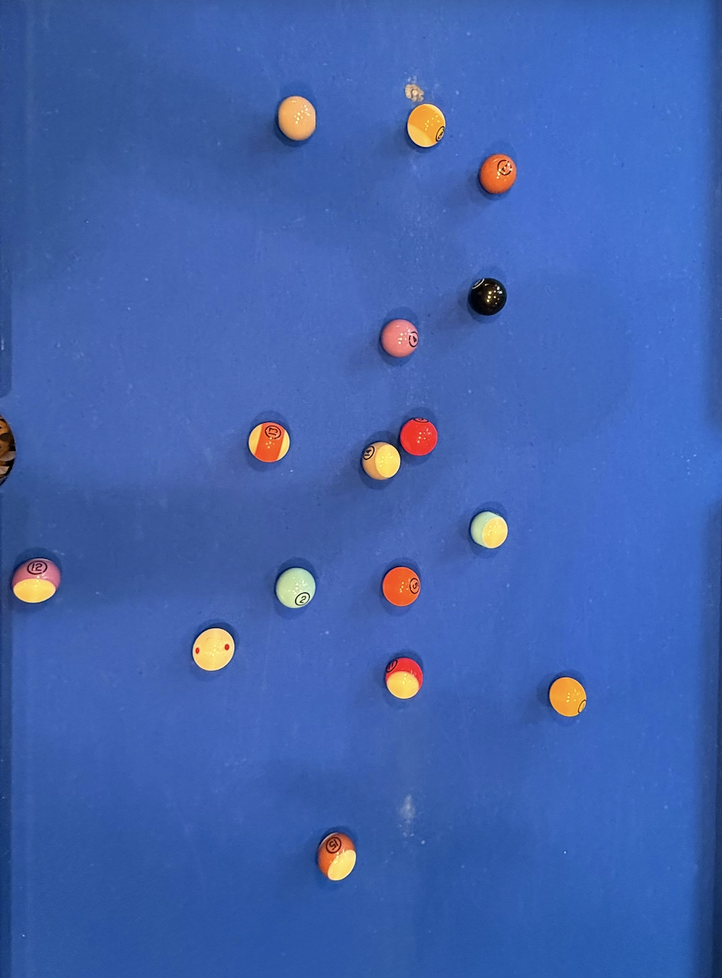
#> input picture eightball_vision/data/pool_table_cropped.png, 722 x 978 px, shrunk from 970 x 1314 before the run
$ python -i crop_image.py   (imports and definitions only)
#> lines starting #> are read from the running program, lines starting #| are printed output that depends on the picture; after the words box and inside, x2 and y2 are one past the last pixel; in counts of white or black regions, pixels touching at a corner belong together
import cv2
import numpy as np
import os
import glob

def isolate_table_keep_balls(
    image_path,
    output_path,
    rectify=False,
):
    """
    Keep EVERYTHING on the felt (balls, chalk, reflections), remove outside.
    Saves a PNG with transparency outside the table.
    Also saves a contour overlay and binary mask for sanity checking.
    """
#> called with image_path = 'pool_table_cropped.png', output_path = 'out.png', rectify = False
    img = cv2.imread(image_path)
#> img is the input picture: shape (978, 722, 3); mean B, G, R 173.4, 98.9, 65.5
    if img is None:
        print(f"Error: Could not load image from {image_path}")
        return

    H, W = img.shape[:2]
#> H = 978; W = 722

    hsv = cv2.cvtColor(img, cv2.COLOR_BGR2HSV)
#> hsv: shape (978, 722, 3); mean H, S, V 108.5, 165.2, 176.6
    lower_blue = np.array([90, 30, 20], dtype=np.uint8)
    upper_blue = np.array([130, 255, 255], dtype=np.uint8)
    blue_mask = cv2.inRange(hsv, lower_blue, upper_blue)
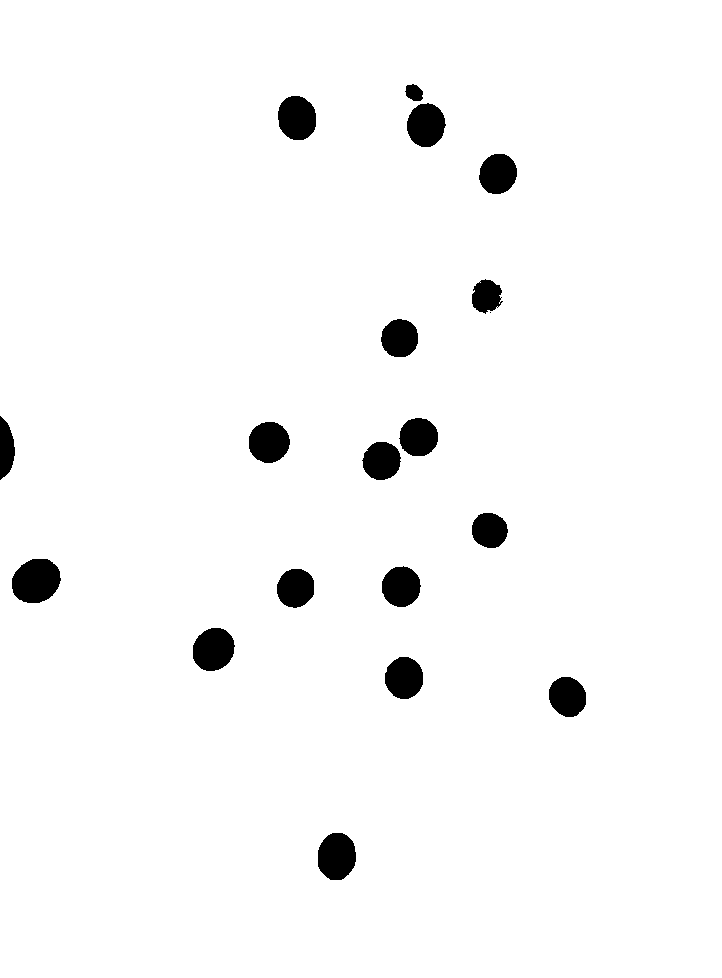
#> blue_mask: shape (978, 722); 97.1% white; 19 black regions (1 under 20 px), largest, box (x1, y1, x2, y2) and area: (12, 559, 61, 603) 1692, (318, 833, 356, 880) 1441, (193, 628, 235, 671) 1412

    k = cv2.getStructuringElement(cv2.MORPH_ELLIPSE, (7,7))
    blue_mask = cv2.morphologyEx(blue_mask, cv2.MORPH_CLOSE, k, iterations=2)
#> blue_mask: shape (978, 722); 97.1% white; 18 black regions, largest, box (x1, y1, x2, y2) and area: (12, 559, 60, 603) 1682, (318, 833, 356, 880) 1437, (193, 628, 234, 671) 1404
    blue_mask = cv2.morphologyEx(blue_mask, cv2.MORPH_OPEN,  k, iterations=1)
#> blue_mask: shape (978, 722); 97.1% white; 17 black regions

    contours, _ = cv2.findContours(blue_mask, cv2.RETR_EXTERNAL, cv2.CHAIN_APPROX_SIMPLE)
#> contours = 1 contour; box (x1, y1, x2, y2) and area: (0, 0, 722, 978) 703735
    if not contours:
        print("No table-sized blue contour found. Try widening HSV ranges.")
        return
    table_ct = max(contours, key=cv2.contourArea)
#> table_ct = contour of 40 points, box (x1, y1, x2, y2) (0, 0, 722, 978), area 703735
    if cv2.contourArea(table_ct) < 0.05 * H * W:
        print("Largest blue region too small to be the table; adjust thresholds.")
        return

    peri = cv2.arcLength(table_ct, True)
#> peri = 3410.8
    approx = cv2.approxPolyDP(table_ct, 0.01 * peri, True)
#> approx = [[0, 0], [0, 977], [721, 977], [721, 0]]

    root, ext = os.path.splitext(output_path)

    table_mask = np.zeros((H, W), dtype=np.uint8)
    cv2.drawContours(table_mask, [table_ct], -1, 255, thickness=cv2.FILLED)
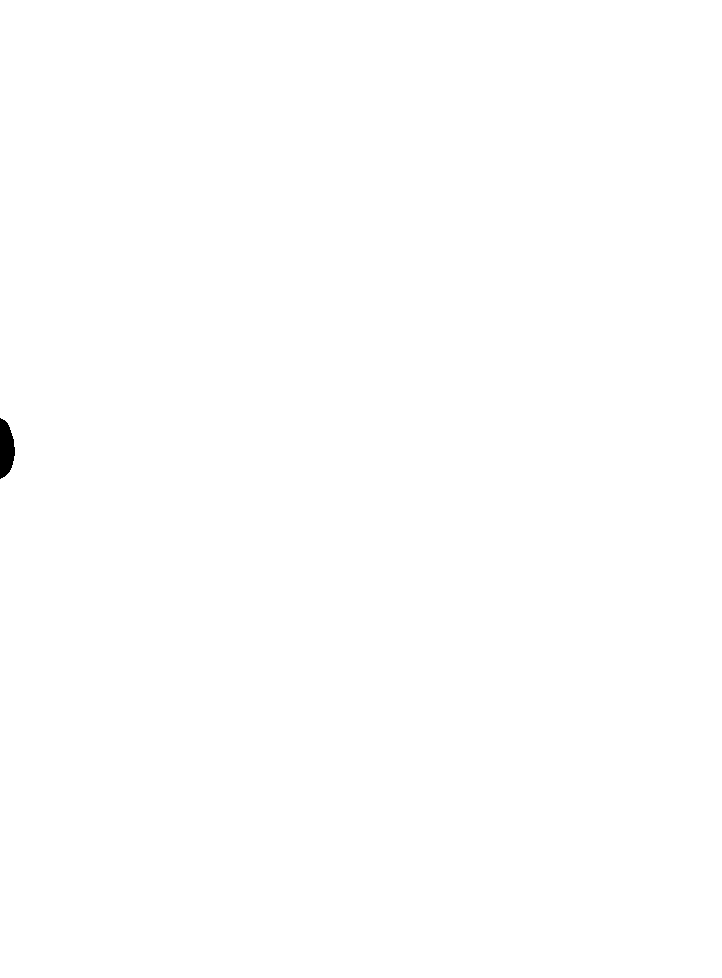
#> table_mask: shape (978, 722); 99.9% white; 1 black region, box (x1, y1, x2, y2) and area: (0, 418, 15, 479) 680

    b, g, r = cv2.split(img)
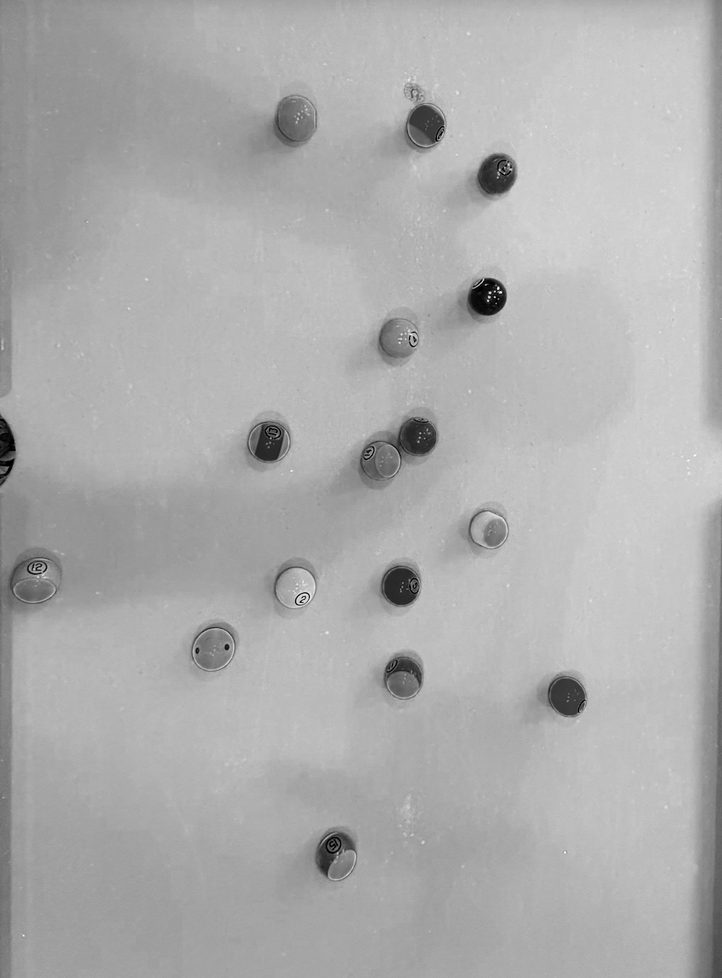
#> b: shape (978, 722); min 0, max 255, mean 173.4
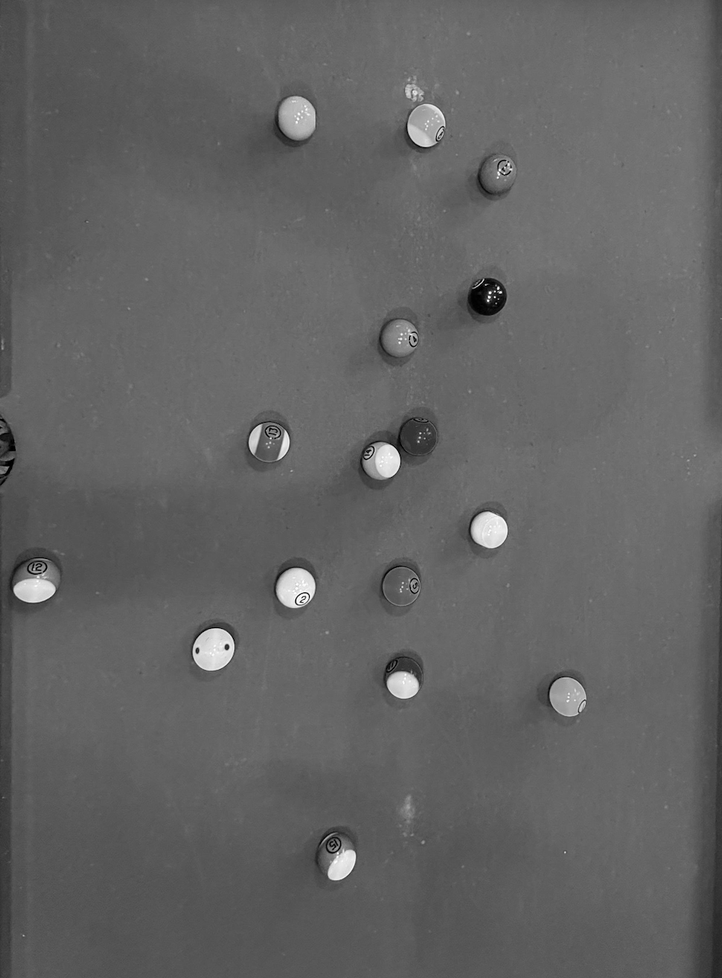
#> g: shape (978, 722); min 0, max 255, mean 98.9
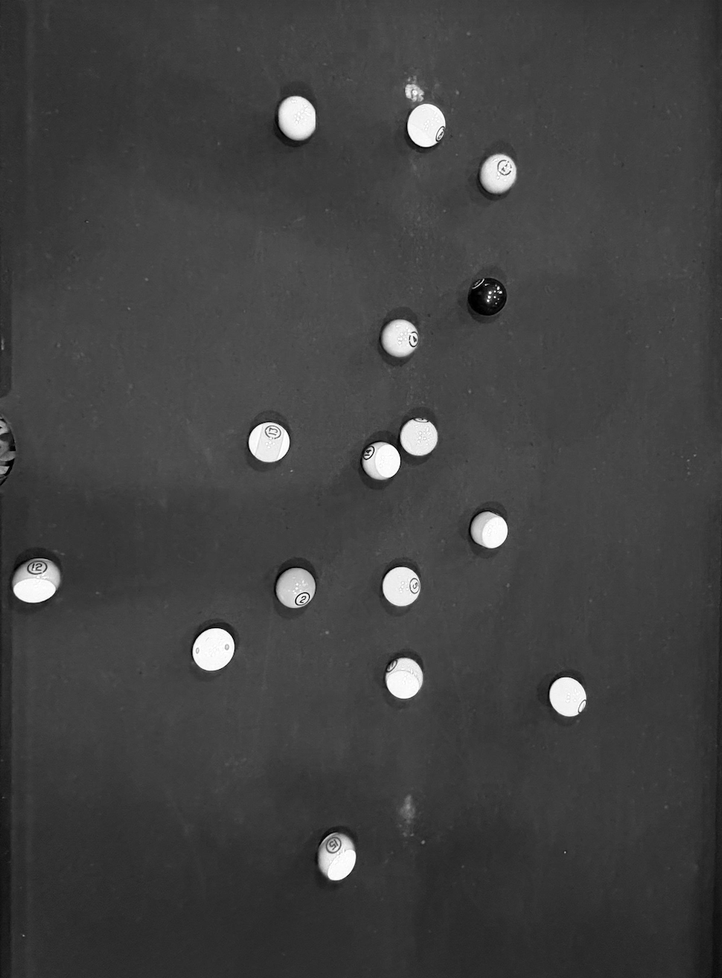
#> r: shape (978, 722); min 0, max 255, mean 65.5
    rgba = cv2.merge([b, g, r, table_mask])

    x, y, w, h = cv2.boundingRect(table_ct)
#> x = 0; y = 0; w = 722; h = 978
    cropped = rgba[y:y+h, x:x+w]

    if not rectify:
        cv2.imwrite(output_path, cropped)
        print(f"Saved table-isolated image (keeps balls) to {output_path}")
        return

    # ectify to top-down if we have 4 corners
    if len(approx) == 4:
        pts = approx.reshape(-1, 2).astype(np.float32)

        # Order corners: top-left, top-right, bottom-right, bottom-left
        idx = np.argsort(pts[:,1])
        top = pts[idx[:2]][np.argsort(pts[idx[:2],0])]
        bottom = pts[idx[2:]][np.argsort(pts[idx[2:],0])]
        tl, tr = top
        bl, br = bottom

        width_top = np.linalg.norm(tr - tl)
        width_bot = np.linalg.norm(br - bl)
        height_l  = np.linalg.norm(bl - tl)
        height_r  = np.linalg.norm(br - tr)
        W_out = int(max(width_top, width_bot))
        H_out = int(max(height_l, height_r))
        W_out = max(W_out, 10)
        H_out = max(H_out, 10)

        dst = np.array([[0,0],[W_out-1,0],[W_out-1,H_out-1],[0,H_out-1]], dtype=np.float32)
        src = np.array([tl, tr, br, bl], dtype=np.float32)

        M = cv2.getPerspectiveTransform(src, dst)
        rgb = cv2.merge([b, g, r])
        rgb_warp = cv2.warpPerspective(rgb, M, (W_out, H_out), flags=cv2.INTER_LINEAR, borderValue=0)
        a_warp   = cv2.warpPerspective(table_mask, M, (W_out, H_out), flags=cv2.INTER_NEAREST, borderValue=0)
        out_rgba = cv2.merge([rgb_warp[:,:,0], rgb_warp[:,:,1], rgb_warp[:,:,2], a_warp])

        # Tight crop again using alpha bbox
        ys, xs = np.where(a_warp > 0)
        if len(xs) and len(ys):
            xmin, xmax = xs.min(), xs.max()
            ymin, ymax = ys.min(), ys.max()
            out_rgba = out_rgba[ymin:ymax+1, xmin:xmax+1]

        rectified_path = f"{root}.png"
        cv2.imwrite(rectified_path, out_rgba)
        print(f"Saved rectified table (keeps balls) to {rectified_path}")
    else:
        cv2.imwrite(output_path, cropped)
        print(f"Saved table-isolated image (keeps balls) to {output_path}")

# --- Main execution ---
# [53 lines not run here, left out]

>>> result = isolate_table_keep_balls('pool_table_cropped.png', 'out.png')
